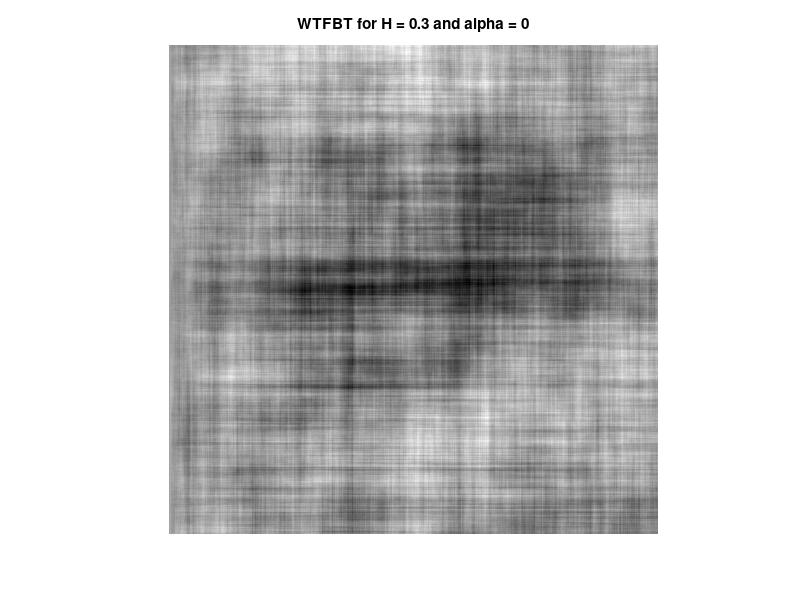
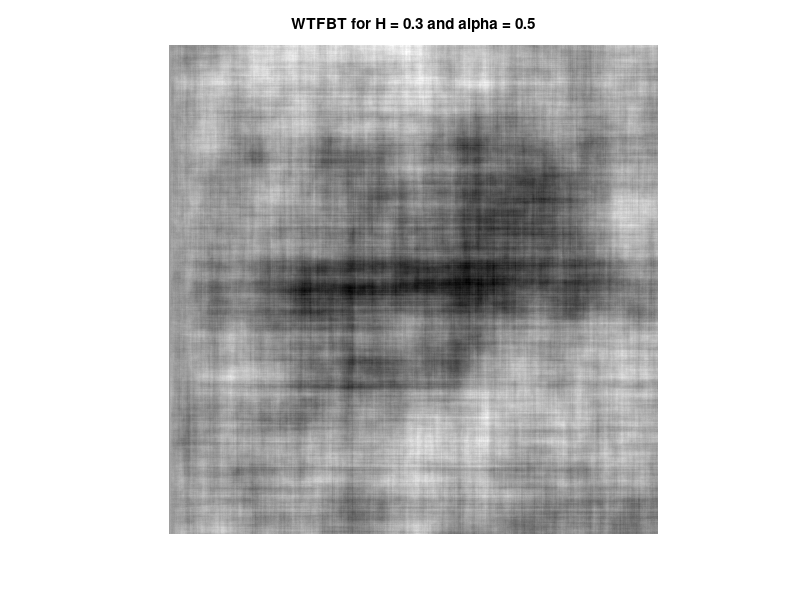
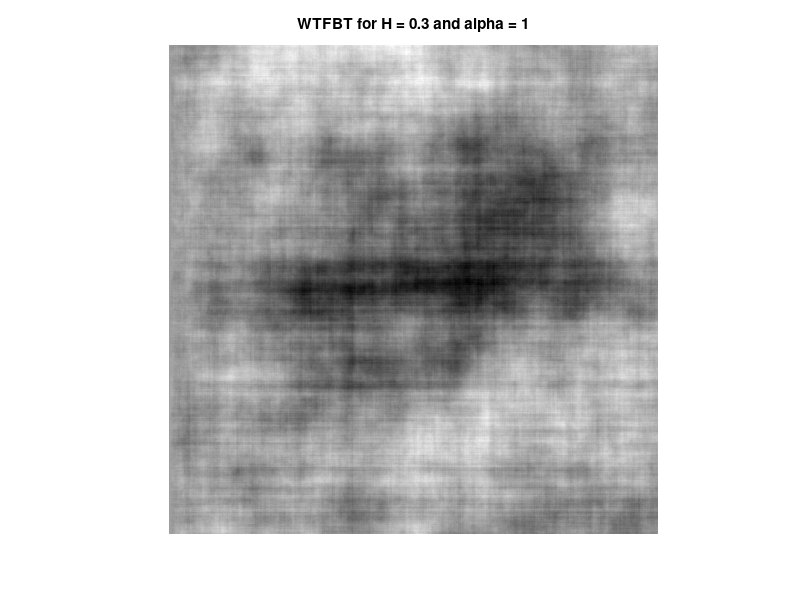
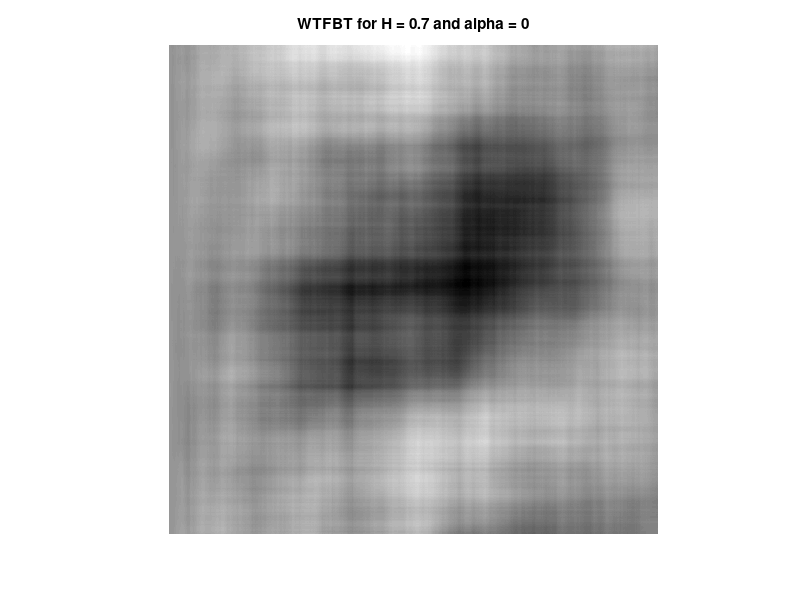

MATLAB code to generate these figures, in order:
% Simulation of Weighted Tensoriel Fractional Brownian Textures (WTFBT)
% 
% Authors: Claire Launay, Béatrice Vedel
% Date: 02/2024 (Modified in 03/2025)
% Associated with the preprint "Weighted tensorized fractional Brownian
% textures", Céline Esser, Claire Launay, Laurent Loosveldt, Béatrice Vedel, March 2025
%

close all
clear

%% General case of WTFBF of size (Mx+1)x(My+1), with parameters H and alpha 

M = 10;
Mx = 2^M; My = 2^M;

for H = [0.3,0.7]
    for alpha = [0,0.5,1]
        rng(3)
        
        z1 = randn(2*My,2*Mx); z2 = randn(2*My,2*Mx);
        z = z1 + 1i*z2;
        
        freqx= -Mx+1:Mx ; freqy = -My+1:My;
        [XX,YY] = meshgrid(pi*freqx,pi*freqy);
        phi = (min(abs(XX),abs(YY)).^((1-alpha)*H+1/2)  .*  max(abs(XX),abs(YY)).^((1+alpha)*H+1/2));
        g = 1./phi;
        g(My,:) = 0; g(:,Mx)=0;
        
        y1 = fft(z.*g, 2*Mx,2);
        y2 = fft(y1 - ones(2*My,1)*y1(My,:),2*My,1);
        y = y2 - y2(:,Mx)*ones(1,2*Mx);
        
        y = pi* y(My:end, Mx:end);
        
        x = real(y);
        
        figure; 
        imagesc(x(1:2:end,1:2:end)); 
        colormap('gray');
        title(['WTFBT for H = ', num2str(H), ' and alpha = ', num2str(alpha)]); 
        axis equal; axis off
    
    end
end

%% Fractional Brownian sheet (alpha = 0)

H = 0.3;
M = 10;
Mx = 2^M; My = 2^M;

rng(3)

z1 = randn(2*My,2*Mx); z2 = randn(2*My,2*Mx);
z = z1 + 1i*z2;

freqx= -Mx+1:Mx ; freqy = -My+1:My;
[XX,YY] = meshgrid(pi*freqx,pi*freqy);
phi = (abs(XX).^(H+1/2).* abs(YY).^(H+1/2));
g = 1./phi;
g(My,:) = 0; g(:,Mx)=0;

y1 = fft(z.*g, 2*Mx,2);
y2 = fft(y1 - ones(2*My,1)*y1(My,:),2*My,1);
y = y2 - y2(:,Mx)*ones(1,2*Mx);

y = pi* y(My:end, Mx:end);

x = real(y);

figure; 
imagesc(x(1:2:end,1:2:end)); 
colormap('gray');
title(['Fractional Brownian sheet for H = ', num2str(H),]); 
axis equal; axis off



%% Fractional Brownian field (close to alpha = 1)

H = 0.3;
M = 10;
Mx = 2^M; My = 2^M;

rng(3)

z1 = randn(2*My,2*Mx); z2 = randn(2*My,2*Mx);
z = z1 + 1i*z2;

freqx= -Mx+1:Mx ; freqy = -My+1:My;
[XX,YY] = meshgrid(pi*freqx,pi*freqy);
phi = sqrt(abs(XX).^2 + abs(YY).^2).^(H+1);
g = 1./phi;
g(My,Mx)=0;

y = pi* fft2(z.*g);
y = y(My:end, Mx:end);
x = real(y-y(1,1));

figure; 
imagesc(x(1:2:end,1:2:end)); 
colormap('gray'); 
title(['Fractional Brownian field for H = ', num2str(H)]); axis equal; axis off



%% Anisotropic WTFBT with beta1 != beta2 
%close all;

H_all = [0.4,0.6];
beta1_all = [0.7,0.85];
beta2_all = [1.3,1.15];
M = 10;
Mx = 2^M; My = 2^M;


for k=1:2
    H = H_all(k);
    beta1 = beta1_all(k);
    beta2 = beta2_all(k);

    if (max(beta1,beta2)-1>2*H)||(2*H >3*min(beta1,beta2)-1)
        error('Constraints on the parameters ( max(beta1,beta2)-1 < 2H < 3min(beta1,beta2)-1 ) are not respected.')
    end
    
    for alpha = [0,0.5,1]
        rng(3)
        
        z1 = randn(2*My,2*Mx); z2 = randn(2*My,2*Mx);
        z = z1 + 1i*z2;
        
        freqx= -Mx+1:Mx; freqy = -My+1:My;
        [XX,YY] = meshgrid(pi*freqx,pi*freqy);
        phi = (min(abs(XX).^(1/beta1),abs(YY).^(1/beta2)).^((1-alpha)*H+1/2)  .*  max(abs(XX).^(1/beta1),abs(YY).^(1/beta2)).^((1+alpha)*H+1/2));
        g = 1./phi;
        g(My,:) = 0; g(:,Mx)=0;
        y1 = fft(z.*g, 2*Mx,2);
        y2 = fft(y1 - ones(2*My,1)*y1(My,:),2*My,1);
        y = y2 - y2(:,Mx)*ones(1,2*Mx);
        
        y = pi* y(My:end, Mx:end);
        x = real(y);
        
        figure; 
        imagesc(x(1:2:end,1:2:end)); 
        colormap('gray');
        title(['WTFBT for H = ', num2str(H), ', beta1 = ', num2str(beta1), ', beta2 = ', num2str(beta2),  ' and alpha = ', num2str(alpha)]);  axis equal; axis off
    end
end

